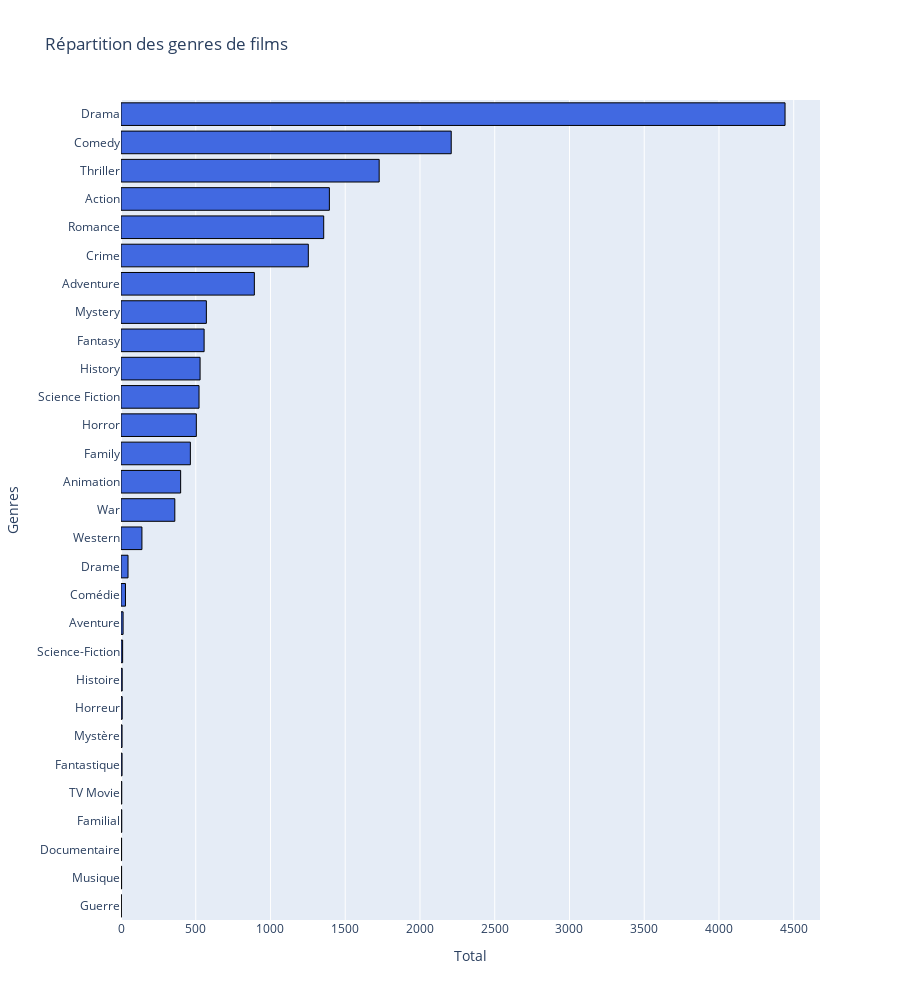

Notebook source saved alongside this figure:
### Code cell
movies_by_genres(df)

### Figure 1 — Plotly figure (JSON) as saved in the notebook; plotly's stock layout.template omitted (floating-point values rounded to 4 significant figures)
{"data": [{"marker": {"color": "royalblue", "line": {"color": "black", "width": 1}}, "orientation": "h", "showlegend": false, "type": "bar", "x": [2, 4, 4, 5, 5, 7, 7, 8, 8, 11, 14, 30, 47, 140, 360, 399, 464, 504, 522, 529, 556, 571, 892, 1253, 1356, 1394, 1727, 2209, 4442], "y": ["Guerre", "Musique", "Documentaire", "Familial", "TV Movie", "Fantastique", "Mystère", "Horreur", "Histoire", "Science-Fiction", "Aventure", "Comédie", "Drame", "Western", "War", "Animation", "Family", "Horror", "Science Fiction", "History", "Fantasy", "Mystery", "Adventure", "Crime", "Romance", "Action", "Thriller", "Comedy", "Drama"]}], "layout": {"autosize": true, "height": 1000, "title": {"text": "Répartition des genres de films"}, "xaxis": {"title": {"text": "Total"}}, "yaxis": {"title": {"text": "Genres"}}}}
